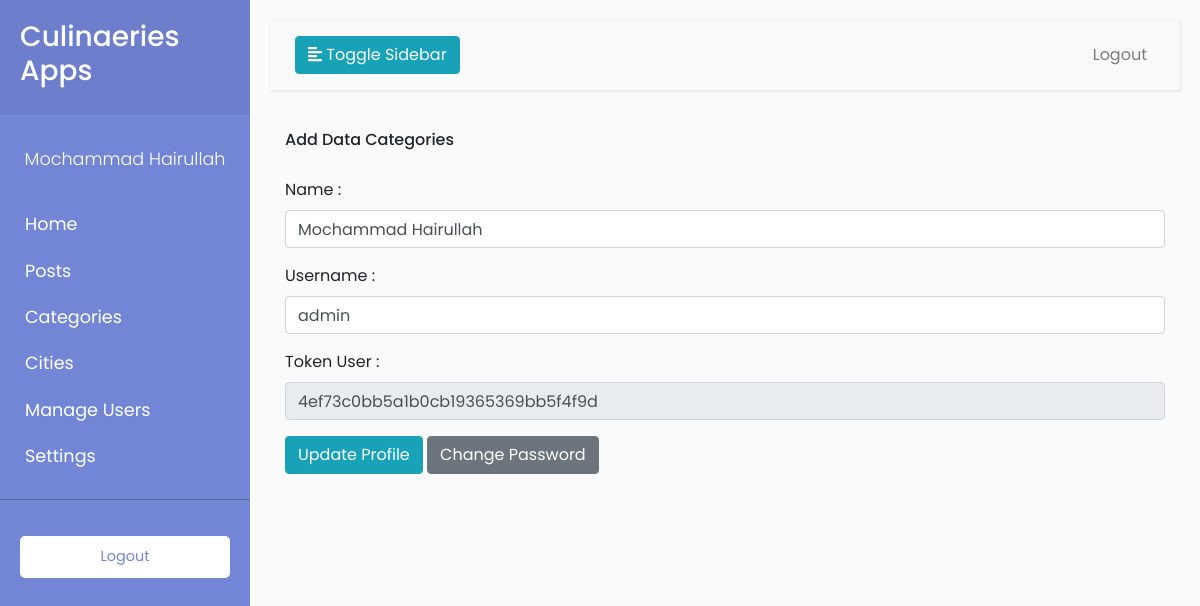
/culinaries/admin/settings?uid=1 (signed in), run on the app's committed database.
### tables this page shows
CREATE TABLE `users` (
  `uid` int(11) NOT NULL,
  `name` varchar(50) NOT NULL,
  `username` varchar(50) NOT NULL,
  `password` varchar(255) NOT NULL,
  `token` varchar(100) NOT NULL,
  `created_at` datetime NOT NULL,
  `updated_at` datetime NOT NULL
);

### culinaries/admin/settings/index.php (the view, shortened to what this page needs)
<?php include './../layouts/header.php'; ?>
  <div class="container">
    <h6 class="float-left">Add Data Categories</h6>
    <br><br>
    <?php $query = "select * from users where uid=$_GET[uid]"; ?>
    <?php $sql = mysqli_query($conn, $query); ?>
    <?php foreach($sql as $row): ?>
      <form action="./../../app/settings/update.php" method="POST">
        <label for="">Name : </label>
        <div class="form-group">
          <input type="text" required name="name" class="form-control" value="<?= $row['name'] ?>">
        </div>
        <label for="">Username : </label>
        <div class="form-group">
          <input type="text" required name="username" class="form-control" value="<?= $row['username'] ?>">
        </div>
        <label for="">Token User : </label>
        <div class="form-group">
          <input type="text" required name="token" readonly class="form-control" value="<?= $row['token'] ?>">
        </div>
        <div class="form-group">
          <button class="btn btn-info btn-md">Update Profile</button>
          <a href="./reset.php?token=<?= $row['token'] ?>" class="btn btn-secondary">Change Password</a>
        </div>
      </form>
    <?php endforeach ?>
  </div>
<?php include './../layouts/footer.php'; ?>

### culinaries/admin/assets/css/style.css (style rules this page uses)
body { font-family: 'Poppins', sans-serif; background: #fafafa; }
a, a:hover, a:focus { color: inherit; text-decoration: none; transition: all 0.3s; }

### data on the page
users: name "Mochammad Hairullah", username "admin", token "4ef73c0bb5a1b0cb19365369bb5f4f9d"

### other printed values
$_SESSION['sess_name'] "Mochammad Hairullah"
